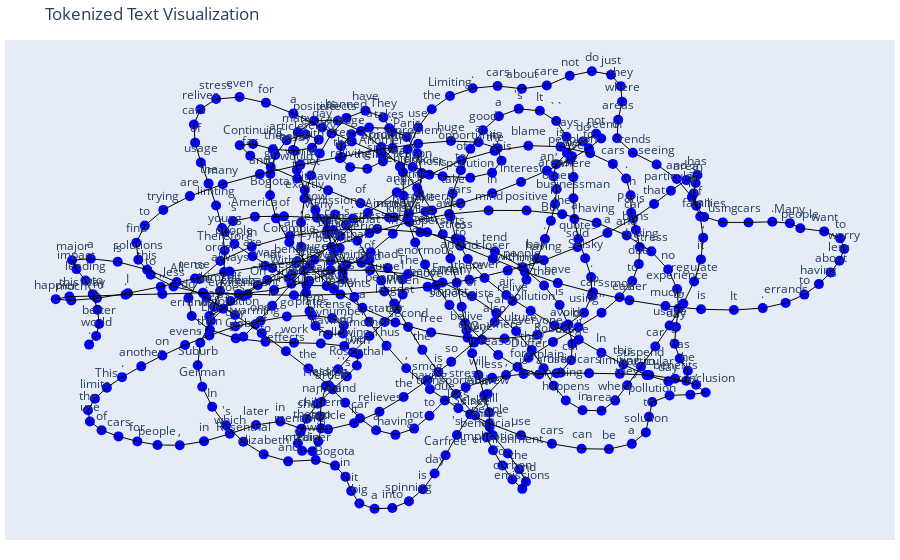

The notebook cell this image was saved under:
### Code cell
# Sample text
text = train_texts[0]

# Tokenize the text using NLTK
tokens = word_tokenize(text)

# Create a directed graph with DGL
g = dgl.DGLGraph()
g.add_nodes(len(tokens))  # Add nodes to the graph based on the number of tokens

# Add edges between consecutive tokens to create a sequential graph
src = list(range(len(tokens) - 1))
dst = list(range(1, len(tokens)))
g.add_edges(src, dst)

# Convert DGL graph to NetworkX graph
nx_g = g.to_networkx().to_undirected()

# Create Plotly figure
fig = go.Figure()

# Add nodes
pos = nx.spring_layout(nx_g)
node_trace = go.Scatter(
    x=[pos[node][0] for node in nx_g],
    y=[pos[node][1] for node in nx_g],
    text=tokens,
    mode='markers+text',
    marker=dict(size=10, color='blue'),
    textposition='top center'
)
fig.add_trace(node_trace)

# Add edges
for edge in nx_g.edges():
    x0, y0 = pos[edge[0]]
    x1, y1 = pos[edge[1]]
    fig.add_trace(go.Scatter(
        x=[x0, x1, None],
        y=[y0, y1, None],
        mode='lines',
        line=dict(color='black', width=1)
    ))

# Update layout
fig.update_layout(
    title='Tokenized Text Visualization',
    showlegend=False,
    hovermode='closest',
    margin=dict(b=20, l=5, r=5, t=40),
    xaxis=dict(showgrid=False, zeroline=False, showticklabels=False),
    yaxis=dict(showgrid=False, zeroline=False, showticklabels=False)
)

# Show plot
fig.show()
